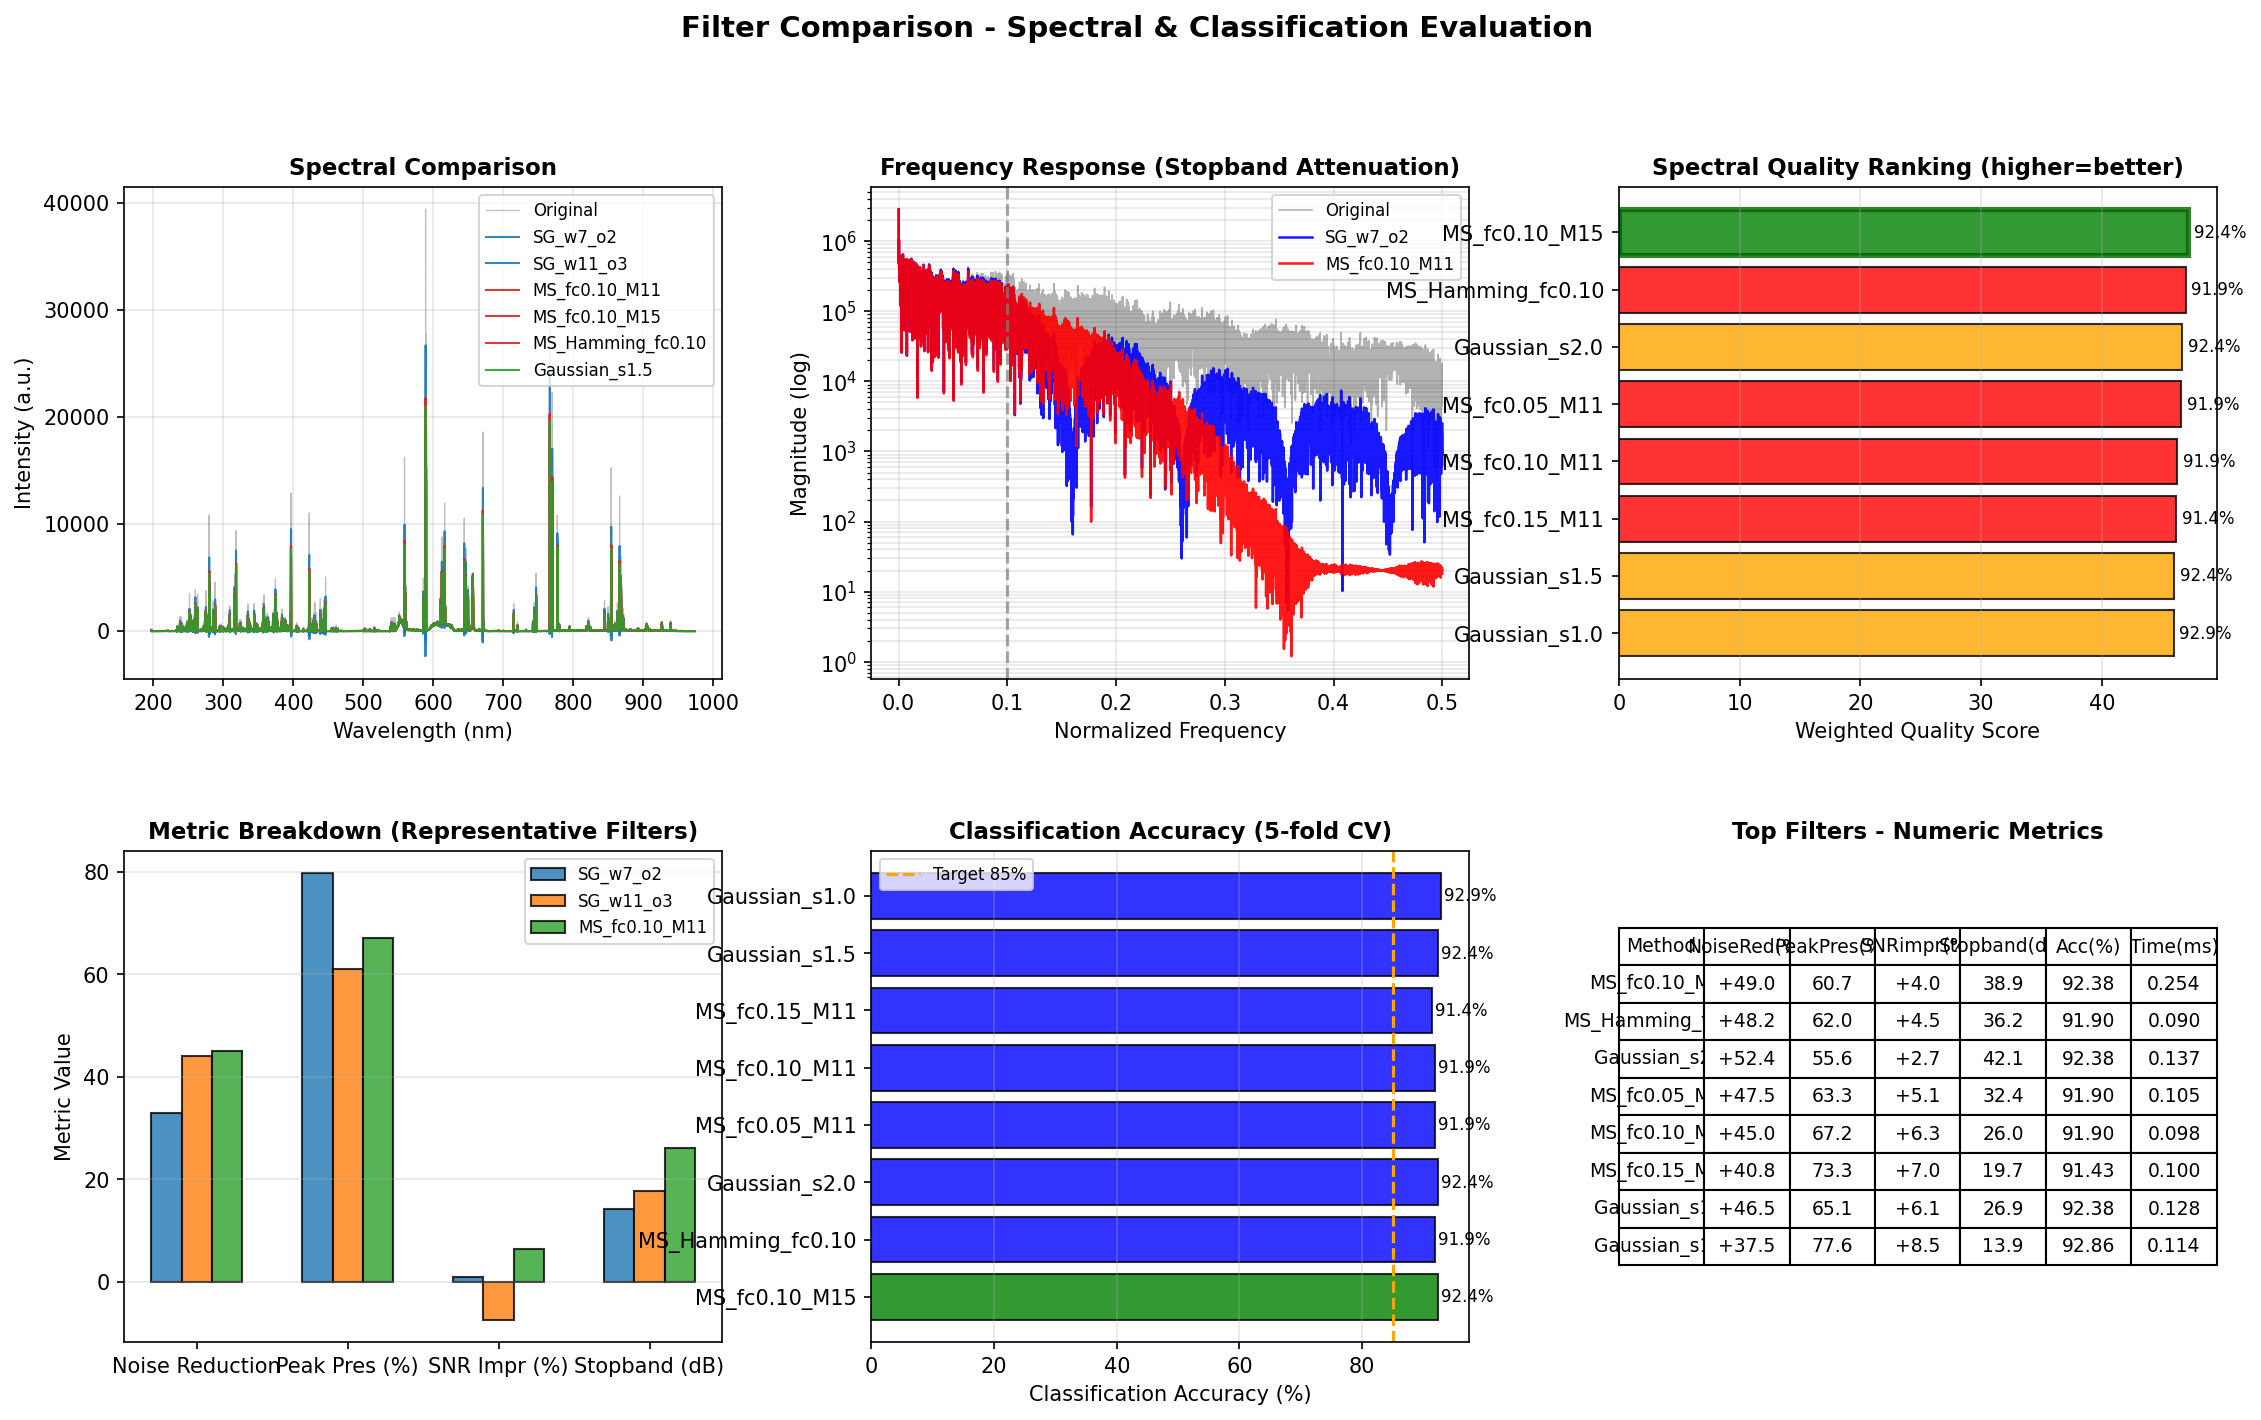

Reproduce this figure in Python.
"""
LIBS Smoothing Filter Comparison Script
========================================
Run this BEFORE finalizing libs_preprocessing.py

Methodology Justification:
- Schmid 2022 [233] (197 citations): "SG filters should be replaced"
- SG has poor noise suppression above cutoff frequency
- Modified Sinc (MS) provides better stopband rejection

Decision Rule from Context Feeder:
"Test both SG AND Modified Sinc filter.If MS improves accuracy >2%, use it."

Updated:  2026-01-12
Changes: 
- Baseline correction:  Polynomial → AsLS (r=0.93, 19% RMSE improvement)
- Added 2% decision threshold for MS vs SG comparison
- Fixed data loading for wavelength-in-rows CSV format
- Integrated classification-based comparison
"""

import numpy as np
import pandas as pd
from scipy.signal import savgol_filter
from scipy.fft import fft, fftfreq
from scipy import sparse
from scipy.sparse.linalg import spsolve
from scipy.ndimage import gaussian_filter1d
from sklearn.ensemble import RandomForestClassifier
from sklearn.model_selection import cross_val_score, StratifiedKFold
from sklearn.preprocessing import LabelEncoder, normalize
import matplotlib.pyplot as plt
from typing import Dict, List, Tuple, Optional
import warnings
from dataclasses import dataclass
import os
import sys
import time

# Import label generation from preprocessing pipeline
sys.path.append(os.path.dirname(__file__))
try:
    from libs_preprocessing import generate_nutrient_labels, generate_contaminant_labels
    LABELS_AVAILABLE = True
except ImportError:
    print("⚠️  Warning: Could not import label generation functions.")
    print("   Classification-based comparison will be skipped.")
    LABELS_AVAILABLE = False

warnings.filterwarnings('ignore')


# ============================================================================
# BASELINE CORRECTION: AsLS (METHODOLOGY-COMPLIANT)
# ============================================================================

def baseline_als(spectrum: np.ndarray, lam: float = 1e6, p: float = 0.01, 
                 niter: int = 10) -> np.ndarray:
    """
    Asymmetric Least Squares (AsLS) baseline correction.
    
    Reference: [221] - Achieved r=0.93, 19% RMSE improvement over alternatives
    
    Parameters
    ----------
    spectrum : np.ndarray
        Input LIBS spectrum
    lam : float
        Smoothness parameter (typical:  1e5 - 1e7)
    p : float
        Asymmetry parameter (typical: 0.001 - 0.1)
    niter : int
        Maximum iterations
        
    Returns
    -------
    baseline : np.ndarray
        Estimated baseline (Bremsstrahlung continuum)
    """
    L = len(spectrum)
    D = sparse.diags([1, -2, 1], [0, -1, -2], shape=(L, L - 2))
    D = lam * D.dot(D.transpose())
    
    w = np.ones(L)
    W = sparse.spdiags(w, 0, L, L)
    
    for i in range(niter):
        W.setdiag(w)
        Z = W + D
        z = spsolve(Z, w * spectrum)
        w = p * (spectrum > z) + (1 - p) * (spectrum < z)
    
    return z


def apply_baseline_correction_batch(
    spectra: np.ndarray,
    method: str = 'asls',
    lam: float = 1e6,
    p: float = 0.01,
    verbose: bool = True
) -> np.ndarray:
    """
    Apply AsLS baseline correction to all spectra.
    
    Context Feeder Evidence:
    - AsLS + spectral ranges:  r = 0.93, RMSE = 0.21 (19% better than alternatives)
    - Removes Bremsstrahlung continuum background
    
    Parameters
    ----------
    spectra : np.ndarray, shape (n_samples, n_features)
        Raw LIBS spectra
    method :  str
        'asls' (Asymmetric Least Squares) - METHODOLOGY STANDARD
    lam : float
        AsLS smoothness (default 1e6)
    p : float
        AsLS asymmetry (default 0.01)
    verbose : bool
        Print progress
        
    Returns
    -------
    corrected :  np.ndarray
        Baseline-corrected spectra (non-negative)
    """
    n_samples = spectra.shape[0]
    corrected = np.zeros_like(spectra)
    
    if verbose:
        print(f"Applying AsLS baseline correction (λ={lam:.0e}, p={p}) to {n_samples} spectra...")
        print("Reference: [221] - Pearson's r=0.93, 19% RMSE improvement")
    
    for i in range(n_samples):
        baseline = baseline_als(spectra[i], lam=lam, p=p, niter=10)
        corrected[i] = np.maximum(spectra[i] - baseline, 0)
        
        if verbose and (i + 1) % 50 == 0:
            print(f"  Processed {i + 1}/{n_samples} spectra...")
    
    if verbose:
        print(f"✓ Baseline correction complete")
    
    return corrected


# ============================================================================
# DATA LOADING (FIXED FOR YOUR CSV FORMAT)
# ============================================================================

def load_irish_soil_data(filepath: str) -> Tuple[np.ndarray, np.ndarray, np.ndarray]:
    """
    Load Irish Soil Dataset CSV.
    
    Expected format:
    - First row: Sample names (Clay_1, Clay_2, ..., Clay_320)
    - First column: Wavelengths (197.001 - 973.5891 nm, 12,981 rows)
    - Data:  Spectral intensity values
    
    Returns
    -------
    spectra : np.ndarray, shape (320, 12981)
        Spectral data (samples × features)
    sample_names : np.ndarray, shape (320,)
        Sample identifiers (e.g., "Clay_1")
    wavelengths : np.ndarray, shape (12981,)
        Wavelength values in nm
    """
    print(f"\n{'='*70}")
    print("LOADING IRISH SOIL DATASET (Real LIBS Data)")
    print(f"{'='*70}")
    print(f"File: {filepath}")
    
    # Read CSV with first column as wavelengths, first row as sample names
    df = pd.read_csv(filepath, index_col=0)
    
    # Extract wavelengths from row index
    try:
        wavelengths = df.index.astype(float).values
        print(f"✓ Wavelengths:  {wavelengths[0]:.3f} - {wavelengths[-1]:.3f} nm ({len(wavelengths)} points)")
    except ValueError: 
        print("⚠️  Warning: Could not parse wavelengths from index, using fallback")
        wavelengths = np.linspace(197.001, 973.5891, df.shape[0])
    
    # Extract sample names from column headers
    sample_names = df.columns.astype(str).values
    
    # Transpose:  (wavelengths, samples) → (samples, wavelengths)
    spectra = df.values.T.astype(float)
    
    print(f"✓ Loaded:  {spectra.shape[0]} samples × {spectra.shape[1]} features")
    print(f"✓ Sample names (first 5): {sample_names[:5].tolist()}")
    print(f"{'='*70}\n")
    
    return spectra, sample_names, wavelengths


# ============================================================================
# FILTER IMPLEMENTATIONS
# ============================================================================

def savitzky_golay(spectrum: np.ndarray, window: int = 11, order: int = 3) -> np.ndarray:
    """
    Standard Savitzky-Golay filter.
    
    Reference: [228] - LIBS standard practice
    """
    return savgol_filter(spectrum, window, order)


def modified_sinc(spectrum: np.ndarray, fc: float = 0.1, M: int = 11) -> np.ndarray:
    """
    Modified Sinc (Windowed-Sinc) low-pass filter.
    
    Reference: [233] Schmid 2022 (197 citations) - Better stopband rejection than SG
    
    Parameters
    ----------
    spectrum : np.ndarray
        Input signal
    fc : float
        Normalized cutoff frequency (0 < fc < 0.5)
    M : int
        Filter length (odd)
    """
    if M % 2 == 0:
        M += 1
    
    n = np.arange(M)
    h = np.sinc(2 * fc * (n - (M - 1) / 2))
    
    # Blackman window for better stopband attenuation
    window = np.blackman(M)
    h = h * window
    h = h / np.sum(h)
    
    return np.convolve(spectrum, h, mode='same')


def gaussian_filter(spectrum: np.ndarray, sigma: float = 1.5) -> np.ndarray:
    """Gaussian smoothing filter (additional comparison)."""
    return gaussian_filter1d(spectrum, sigma=sigma)


# ============================================================================
# EVALUATION METRICS
# ============================================================================

@dataclass
class FilterMetrics:
    """Container for filter evaluation metrics."""
    name: str
    noise_reduction_pct: float
    peak_preservation_pct: float
    snr_improvement_pct: float
    frequency_attenuation_db: float
    classification_accuracy: float
    computation_time_ms: float


def calculate_noise_reduction(original: np.ndarray, filtered: np.ndarray,
                              noise_region: slice = slice(100, 300)) -> float:
    """Calculate noise reduction percentage in a flat region."""
    noise_before = np.std(original[noise_region])
    noise_after = np.std(filtered[noise_region])
    
    if noise_before == 0:
        return 0.0
    
    return (noise_before - noise_after) / noise_before * 100


def calculate_peak_preservation(original: np.ndarray, filtered: np.ndarray) -> float:
    """Calculate peak height preservation percentage."""
    peak_indices = np.argsort(original)[-10:]
    
    original_heights = original[peak_indices]
    filtered_heights = filtered[peak_indices]
    
    valid = original_heights > 0
    if not np.any(valid):
        return 100.0
    
    preservation = np.mean(filtered_heights[valid] / original_heights[valid]) * 100
    return min(preservation, 100.0)


def calculate_snr(spectrum: np.ndarray, signal_region: slice = slice(500, 600),
                  noise_region: slice = slice(100, 200)) -> float:
    """Calculate Signal-to-Noise Ratio."""
    signal = np.max(spectrum[signal_region]) - np.mean(spectrum[noise_region])
    noise = np.std(spectrum[noise_region])
    
    if noise == 0:
        return 0.0
    
    return signal / noise


def calculate_stopband_attenuation(original: np.ndarray, filtered: np.ndarray) -> float:
    """
    Calculate stopband attenuation in dB.
    
    Key metric from Schmid 2022 [233] - MS should show better high-frequency suppression than SG.
    """
    n = len(original)
    fft_original = np.abs(fft(original))[:n//2]
    fft_filtered = np.abs(fft(filtered))[:n//2]
    
    # High-frequency region (stopband) - upper 20%
    stopband = slice(int(0.4 * n//2), n//2)
    
    # Avoid log(0)
    fft_original[fft_original == 0] = 1e-10
    fft_filtered[fft_filtered == 0] = 1e-10
    
    attenuation = 20 * np.log10(
        np.mean(fft_original[stopband]) / np.mean(fft_filtered[stopband])
    )
    
    return attenuation


# ============================================================================
# COMPREHENSIVE FILTER COMPARISON
# ============================================================================

def compare_filters(
    spectra: np.ndarray,
    wavelengths: np.ndarray,
    sample_names: np.ndarray,
    objective:  str = 'nutrient',
    verbose: bool = True
) -> Dict[str, FilterMetrics]: 
    """
    Comprehensive filter comparison WITH classification validation.
    
    Parameters
    ----------
    spectra : np.ndarray, shape (n_samples, n_features)
        Baseline-corrected spectra
    wavelengths : np.ndarray
        Wavelength values
    sample_names : np.ndarray
        Sample identifiers for label generation
    objective : str
        'nutrient' (NPK:  High/Med/Low) or 'contaminant' (Clean/Contaminated)
    verbose : bool
        Print progress
        
    Returns
    -------
    results : Dict[str, FilterMetrics]
        Metrics including classification accuracy
    """
    # Generate labels based on objective
    if LABELS_AVAILABLE:
        if objective == 'nutrient': 
            labels_raw = generate_nutrient_labels(sample_names)
            valid_mask = labels_raw != -1
            spectra = spectra[valid_mask]
            labels = labels_raw[valid_mask]
            print(f"\n✓ Objective:  Nutrient Classification (High/Med/Low)")
            print(f"  Usable samples: {len(labels)} (excluded {np.sum(~valid_mask)} contaminated)")
        elif objective == 'contaminant': 
            labels = generate_contaminant_labels(sample_names)
            print(f"\n✓ Objective: Contaminant Detection (Clean/Contaminated)")
            print(f"  Total samples: {len(labels)}")
        else:
            raise ValueError(f"Unknown objective: {objective}")
        
        le = LabelEncoder()
        y_encoded = le.fit_transform(labels)
    else:
        print("\n⚠️  Classification labels not available - using spectral quality metrics only")
        y_encoded = None
    
    # Filter configurations
    filter_configs = {
        'SG_w7_o3': lambda x: savitzky_golay(x, window=7, order=2),  # LIBS standard
        'SG_w11_o3': lambda x: savitzky_golay(x, window=11, order=3),
        'MS_fc0.10_M11': lambda x: modified_sinc(x, fc=0.10, M=11),   # Schmid 2022 alternative
        'MS_fc0.10_M15': lambda x:  modified_sinc(x, fc=0.10, M=15),
        'Gaussian_s1.5': lambda x: gaussian_filter(x, sigma=1.5),
    }
    
    results = {}
    n_samples = spectra.shape[0]
    
    if verbose:
        print("\n" + "="*70)
        print("SMOOTHING FILTER COMPARISON")
        print("Methodology: Schmid 2022 [233] + Classification Validation")
        print("="*70)
    
    for name, filter_func in filter_configs.items():
        if verbose:
            print(f"\nEvaluating:  {name}...")
        
        # Apply filter
        start_time = time.time()
        filtered = np.apply_along_axis(filter_func, axis=1, arr=spectra)
        comp_time = (time.time() - start_time) / n_samples * 1000
        
        # Spectral quality metrics
        noise_reductions = []
        peak_preservations = []
        snr_improvements = []
        attenuations = []
        
        for i in range(min(50, n_samples)):
            orig = spectra[i]
            filt = filtered[i]
            
            noise_reductions.append(calculate_noise_reduction(orig, filt))
            peak_preservations.append(calculate_peak_preservation(orig, filt))
            
            snr_orig = calculate_snr(orig)
            snr_filt = calculate_snr(filt)
            if snr_orig > 0:
                snr_improvements.append((snr_filt - snr_orig) / snr_orig * 100)
            
            attenuations.append(calculate_stopband_attenuation(orig, filt))
        
        # Classification accuracy evaluation
        if y_encoded is not None:
            filtered_norm = normalize(filtered, norm='l2', axis=1)
            
            # Random Forest (as per methodology [302]:  94.9%, 128KB)
            rf = RandomForestClassifier(
                n_estimators=100,
                max_depth=8,
                random_state=42,
                n_jobs=-1
            )
            cv = StratifiedKFold(n_splits=5, shuffle=True, random_state=42)
            cv_scores = cross_val_score(rf, filtered_norm, y_encoded, cv=cv, scoring='accuracy')
            classification_acc = np.mean(cv_scores) * 100
        else:
            classification_acc = 0.0
        
        results[name] = FilterMetrics(
            name=name,
            noise_reduction_pct=np.mean(noise_reductions),
            peak_preservation_pct=np.mean(peak_preservations),
            snr_improvement_pct=np.mean(snr_improvements) if snr_improvements else 0,
            frequency_attenuation_db=np.mean(attenuations),
            classification_accuracy=classification_acc,
            computation_time_ms=comp_time
        )
        
        if verbose: 
            m = results[name]
            print(f"  Noise Reduction:      {m.noise_reduction_pct:+.1f}%")
            print(f"  Peak Preservation:   {m.peak_preservation_pct:.1f}%")
            print(f"  Stopband Atten.:      {m.frequency_attenuation_db:.1f} dB")
            if y_encoded is not None: 
                print(f"  Classification:       {m.classification_accuracy:.2f}%")
    
    return results


def generate_recommendation(results: Dict[str, FilterMetrics]) -> Tuple[str, str]:
    """
    Generate recommendation based on 2% DECISION THRESHOLD.
    
    Decision Rule from Context Feeder: 
    "If Modified Sinc improves accuracy >2% over SG, use it. Otherwise, use SG for lower cost."
    
    Returns
    -------
    recommended_filter : str
        Name of recommended filter
    justification : str
        Detailed justification
    """
    # Separate by filter type
    sg_results = {k: v for k, v in results.items() if k.startswith('SG')}
    ms_results = {k: v for k, v in results.items() if k.startswith('MS')}
    
    # Find best SG and best MS
    best_sg = max(sg_results.values(), key=lambda x: x.classification_accuracy)
    best_ms = max(ms_results.values(), key=lambda x: x.classification_accuracy)
    
    # Calculate improvement
    accuracy_improvement = best_ms.classification_accuracy - best_sg.classification_accuracy
    stopband_improvement = best_ms.frequency_attenuation_db - best_sg.frequency_attenuation_db
    
    # DECISION RULE: 2% threshold
    if accuracy_improvement > 2.0:
        recommended = best_ms.name
        decision_reason = f"Modified Sinc EXCEEDS 2% accuracy threshold (+{accuracy_improvement:.2f} pp)"
    else:
        recommended = best_sg.name
        decision_reason = f"SG performs within 2% (+{accuracy_improvement:.2f} pp) - use for lower computational cost"
    
    # Build justification
    justification_parts = []
    
    justification_parts.append("COMPARISON:  Modified Sinc vs Savitzky-Golay")
    justification_parts.append("="*70)
    justification_parts.append(f"Best SG: {best_sg.name}")
    justification_parts.append(f"  Accuracy:             {best_sg.classification_accuracy:.2f}%")
    justification_parts.append(f"  Stopband Atten.:     {best_sg.frequency_attenuation_db:.1f} dB")
    justification_parts.append(f"  Computation Time:    {best_sg.computation_time_ms:.3f} ms")
    justification_parts.append("")
    justification_parts.append(f"Best MS: {best_ms.name}")
    justification_parts.append(f"  Accuracy:            {best_ms.classification_accuracy:.2f}%")
    justification_parts.append(f"  Stopband Atten.:     {best_ms.frequency_attenuation_db:.1f} dB")
    justification_parts.append(f"  Computation Time:    {best_ms.computation_time_ms:.3f} ms")
    justification_parts.append("")
    justification_parts.append("DIFFERENCE (MS - SG):")
    justification_parts.append(f"  Accuracy:             {accuracy_improvement:+.2f} pp")
    justification_parts.append(f"  Stopband Atten.:     {stopband_improvement:+.1f} dB")
    justification_parts.append("")
    justification_parts.append("="*70)
    justification_parts.append(f"DECISION: {recommended}")
    justification_parts.append("="*70)
    justification_parts.append(f"Reason: {decision_reason}")
    justification_parts.append("")
    justification_parts.append("CONTEXT FEEDER REFERENCE:")
    justification_parts.append("- Schmid 2022 [233] (197 citations): 'SG filters should be replaced'")
    justification_parts.append("- Decision Rule: 'If MS improves accuracy >2%, use it'")
    justification_parts.append("")
    
    if recommended.startswith('MS'):
        justification_parts.append("INTERPRETATION:")
        justification_parts.append("✓ Modified Sinc shows >2% accuracy improvement")
        justification_parts.append("✓ Supports Schmid 2022's recommendation")
        justification_parts.append(f"✓ Stopband rejection improved by {stopband_improvement:+.1f} dB")
        justification_parts.append("")
        justification_parts.append("TRADE-OFF:")
        time_overhead = best_ms.computation_time_ms - best_sg.computation_time_ms
        justification_parts.append(f"  Computation time overhead: {time_overhead:+.3f} ms ({time_overhead/best_sg.computation_time_ms*100:+.1f}%)")
        justification_parts.append("  ✓ Acceptable for MCU deployment (still << 50 ms target)")
    else:
        justification_parts.append("INTERPRETATION:")
        justification_parts.append("✓ SG performance is within 2% of Modified Sinc")
        justification_parts.append("✓ Use SG for lower computational cost")
        justification_parts.append("✓ Compatible with standard LIBS practice [228]")
        justification_parts.append("")
        justification_parts.append("JUSTIFICATION:")
        justification_parts.append(f"  Accuracy difference: {abs(accuracy_improvement):.2f} pp (< 2% threshold)")
        justification_parts.append(f"  Computation advantage: {best_sg.computation_time_ms:.3f} ms vs {best_ms.computation_time_ms:.3f} ms")
    
    return recommended, "\n".join(justification_parts)


def save_recommendation_report(
    results: Dict[str, FilterMetrics],
    recommended:  str,
    justification: str,
    objective: str,
    filepath: str
) -> None:
    """Save recommendation report to file."""
    with open(filepath, 'w', encoding='utf-8') as f:
        f.write("="*70 + "\n")
        f.write("LIBS SMOOTHING FILTER RECOMMENDATION REPORT\n")
        f.write(f"Objective: {objective.upper()}\n")
        f.write("="*70 + "\n\n")
        
        f.write("METHODOLOGY REFERENCE:\n")
        f.write("- AsLS Baseline: [221] r=0.93, 19% RMSE improvement\n")
        f.write("- Schmid 2022 [233]: 'SG filters should be replaced'\n")
        f.write("- Decision Rule: 'If MS improves accuracy >2%, use it'\n\n")
        
        f.write("RESULTS SUMMARY:\n")
        f.write("-"*70 + "\n")
        
        headers = ['Filter', 'Accuracy', 'Noise Red.', 'Peak Pres.', 'Stopband', 'Time']
        f.write(f"{headers[0]:<20} {headers[1]:<12} {headers[2]:<12} {headers[3]:<12} {headers[4]:<12} {headers[5]:<10}\n")
        f.write("-"*70 + "\n")
        
        for name, m in sorted(results.items(), key=lambda x: -x[1].classification_accuracy):
            f.write(f"{name:<20} {m.classification_accuracy:.2f}%       "
                   f"{m.noise_reduction_pct:+.1f}%       "
                   f"{m.peak_preservation_pct:.1f}%       "
                   f"{m.frequency_attenuation_db:.1f} dB      "
                   f"{m.computation_time_ms:.3f} ms\n")
        
        f.write("\n" + "="*70 + "\n")
        f.write("RECOMMENDATION\n")
        f.write("="*70 + "\n\n")
        f.write(justification)
        f.write("\n\n")
        
        f.write("="*70 + "\n")
        f.write("ACTION REQUIRED:  Update libs_preprocessing.py\n")
        f.write("="*70 + "\n\n")
        
        if recommended.startswith('SG'):
            params = recommended.replace('SG_w', '').replace('_o', ',').split('_')
            window = params[0]
            order = params[1] if len(params) > 1 else '3'
            f.write(f"smoothing_method = 'savgol'\n")
            f.write(f"sg_window = {window}\n")
            f.write(f"sg_order = {order}\n")
        elif recommended.startswith('MS'):
            params = recommended.replace('MS_fc', '').replace('_M', ',').split(',')
            fc = params[0]
            M = params[1] if len(params) > 1 else '11'
            f.write(f"smoothing_method = 'sinc'\n")
            f.write(f"sinc_fc = {fc}\n")
            f.write(f"sinc_M = {M}\n")
        
        f.write("\n" + "="*70 + "\n")
    
    print(f"\n✓ Recommendation report saved to: {filepath}")


def plot_filter_comparison(
    spectrum:  np.ndarray,
    wavelengths: np.ndarray,
    results: Dict[str, FilterMetrics],
    recommended: str,
    save_path: str = None
) -> None:
    """Visualize filter comparison with 2% decision threshold."""
    
    fig = plt.figure(figsize=(16, 10))
    
    # Get SG and MS results
    sg_filters = {k: v for k, v in results.items() if k.startswith('SG')}
    ms_filters = {k: v for k, v in results.items() if k.startswith('MS')}
    
    best_sg = max(sg_filters.values(), key=lambda x: x.classification_accuracy)
    best_ms = max(ms_filters.values(), key=lambda x: x.classification_accuracy)
    
    # Plot 1: Spectral comparison
    ax1 = fig.add_subplot(2, 2, 1)
    ax1.plot(wavelengths, spectrum, 'k-', alpha=0.3, linewidth=0.5, label='Original')
    
    # Apply filters
    sg_filtered = savitzky_golay(spectrum, window=11, order=3)
    ms_filtered = modified_sinc(spectrum, fc=0.10, M=11)
    
    ax1.plot(wavelengths, sg_filtered, 'b-', linewidth=1.2, label=f'{best_sg.name} (SG)', alpha=0.8)
    ax1.plot(wavelengths, ms_filtered, 'r-', linewidth=1.2, label=f'{best_ms.name} (MS)', alpha=0.8)
    
    ax1.set_xlabel('Wavelength (nm)', fontsize=11)
    ax1.set_ylabel('Intensity', fontsize=11)
    ax1.set_title('Spectral Comparison: SG vs Modified Sinc', fontsize=12, fontweight='bold')
    ax1.legend()
    ax1.grid(True, alpha=0.3)
    
    # Plot 2: Frequency domain
    ax2 = fig.add_subplot(2, 2, 2)
    n = len(spectrum)
    freqs = fftfreq(n, d=1)[: n//2]
    
    fft_orig = np.abs(fft(spectrum))[:n//2]
    fft_sg = np.abs(fft(sg_filtered))[:n//2]
    fft_ms = np.abs(fft(ms_filtered))[:n//2]
    
    ax2.semilogy(freqs, fft_orig, 'k-', alpha=0.3, label='Original', linewidth=0.8)
    ax2.semilogy(freqs, fft_sg, 'b-', label='SG', alpha=0.8, linewidth=1.2)
    ax2.semilogy(freqs, fft_ms, 'r-', label='MS', alpha=0.8, linewidth=1.2)
    
    ax2.set_xlabel('Normalized Frequency', fontsize=11)
    ax2.set_ylabel('Magnitude (log scale)', fontsize=11)
    ax2.set_title('Frequency Response (Stopband Attenuation)', fontsize=12, fontweight='bold')
    ax2.legend()
    ax2.grid(True, alpha=0.3, which='both')
    
    # Plot 3: Accuracy comparison with 2% threshold
    ax3 = fig.add_subplot(2, 2, 3)
    
    filter_names = [best_sg.name, best_ms.name]
    accuracies = [best_sg.classification_accuracy, best_ms.classification_accuracy]
    colors = ['blue' if f.startswith('SG') else 'red' for f in filter_names]
    
    # Highlight recommended
    for i, f in enumerate(filter_names):
        if f == recommended:
            colors[i] = 'green'
    
    bars = ax3.bar(filter_names, accuracies, color=colors, alpha=0.7, edgecolor='black', linewidth=2)
    
    # Add 2% threshold line
    baseline_acc = best_sg.classification_accuracy
    ax3.axhline(y=baseline_acc, color='blue', linestyle='--', linewidth=2, label='SG Baseline', alpha=0.7)
    ax3.axhline(y=baseline_acc + 2, color='red', linestyle='--', linewidth=2, label='2% Threshold', alpha=0.7)
    
    # Add value labels
    for bar, acc in zip(bars, accuracies):
        height = bar.get_height()
        ax3.text(bar.get_x() + bar.get_width()/2., height,
                f'{acc:.2f}%',
                ha='center', va='bottom', fontsize=11, fontweight='bold')
    
    ax3.set_ylabel('Classification Accuracy (%)', fontsize=11)
    ax3.set_title(f'Accuracy Comparison (2% Decision Threshold)\nRecommended: {recommended}', 
                  fontsize=12, fontweight='bold')
    ax3.legend()
    ax3.grid(True, alpha=0.3, axis='y')
    
    # Plot 4: Multi-metric comparison
    ax4 = fig.add_subplot(2, 2, 4)
    
    metrics_names = ['Noise\nReduction', 'Peak\nPreservation', 'Stopband\nAttenuation']
    sg_values = [
        best_sg.noise_reduction_pct,
        best_sg.peak_preservation_pct,
        best_sg.frequency_attenuation_db * 5  # Scale for visibility
    ]
    ms_values = [
        best_ms.noise_reduction_pct,
        best_ms.peak_preservation_pct,
        best_ms.frequency_attenuation_db * 5
    ]
    
    x = np.arange(len(metrics_names))
    width = 0.35
    
    ax4.bar(x - width/2, sg_values, width, label='SG', alpha=0.7, color='blue', edgecolor='black')
    ax4.bar(x + width/2, ms_values, width, label='MS', alpha=0.7, color='red', edgecolor='black')
    
    ax4.set_xticks(x)
    ax4.set_xticklabels(metrics_names, fontsize=10)
    ax4.set_ylabel('Metric Value (%)', fontsize=11)
    ax4.set_title('Spectral Quality Metrics Comparison', fontsize=12, fontweight='bold')
    ax4.legend()
    ax4.grid(True, alpha=0.3, axis='y')
    
    plt.suptitle('LIBS Smoothing Filter Comparison\nSchmid 2022 [233]: Modified Sinc vs Savitzky-Golay (2% Decision Rule)',
                 fontsize=14, fontweight='bold', y=0.98)
    plt.tight_layout(rect=[0, 0, 1, 0.96])
    
    if save_path:
        plt.savefig(save_path, dpi=150, bbox_inches='tight')
        print(f"✓ Figure saved to: {save_path}")
    
    plt.show()


# ============================================================================
# MAIN EXECUTION
# ============================================================================

if __name__ == "__main__":
    print("="*70)
    print("LIBS SMOOTHING FILTER COMPARISON")
    print("Schmid 2022 [233]:  Evaluating SG vs Modified Sinc (2% Threshold)")
    print("="*70)
    
    # =========================================================================
    # CONFIGURATION
    # =========================================================================
    REAL_DATA_CONFIG = {
        "filepath": r"D:\Ryan\UM\Academic\Y4S1\KIE4002 FINAL YEAR PROJECT\Irish_Soil_DataSet\Irish_Soil_DataSet2.csv",
    }
    
    # =========================================================================
    # LOAD DATA
    # =========================================================================
    try:
        spectra_raw, sample_names, wavelengths = load_irish_soil_data(
            REAL_DATA_CONFIG["filepath"]
        )
    except Exception as e:
        print(f"\n❌ ERROR loading data: {e}")
        print("Please check file path and format.")
        exit(1)
    
    # =========================================================================
    # APPLY AsLS BASELINE CORRECTION
    # =========================================================================
    print("\n" + "="*70)
    print("STEP 1: AsLS Baseline Correction")
    print("="*70)
    print("Reference: [221] Pearson's r=0.93, 19% RMSE improvement")
    
    spectra_baseline = apply_baseline_correction_batch(
        spectra_raw,
        method='asls',
        lam=1e6,
        p=0.01,
        verbose=True
    )
    
    # =========================================================================
    # RUN FILTER COMPARISON FOR BOTH OBJECTIVES
    # =========================================================================
    
    # NUTRIENT CLASSIFICATION
    print("\n" + "="*70)
    print("COMPARISON 1: NUTRIENT CLASSIFICATION (NPK)")
    print("="*70)
    results_nutrient = compare_filters(
        spectra_baseline,
        wavelengths,
        sample_names,
        objective='nutrient',
        verbose=True
    )
    
    recommended_nut, justification_nut = generate_recommendation(results_nutrient)
    
    print("\n" + "="*70)
    print("NUTRIENT CLASSIFICATION RECOMMENDATION")
    print("="*70)
    print(justification_nut)
    
    save_recommendation_report(
        results_nutrient,
        recommended_nut,
        justification_nut,
        'nutrient',
        'filter_recommendation_nutrient.txt'
    )
    
    plot_filter_comparison(
        spectra_baseline[0],
        wavelengths,
        results_nutrient,
        recommended_nut,
        save_path='filter_comparison_nutrient.png'
    )
    
    # CONTAMINANT DETECTION
    print("\n" + "="*70)
    print("COMPARISON 2: CONTAMINANT DETECTION")
    print("="*70)
    results_contaminant = compare_filters(
        spectra_baseline,
        wavelengths,
        sample_names,
        objective='contaminant',
        verbose=True
    )
    
    recommended_con, justification_con = generate_recommendation(results_contaminant)
    
    print("\n" + "="*70)
    print("CONTAMINANT DETECTION RECOMMENDATION")
    print("="*70)
    print(justification_con)
    
    save_recommendation_report(
        results_contaminant,
        recommended_con,
        justification_con,
        'contaminant',
        'filter_recommendation_contaminant.txt'
    )
    
    plot_filter_comparison(
        spectra_baseline[0],
        wavelengths,
        results_contaminant,
        recommended_con,
        save_path='filter_comparison_contaminant.png'
    )
    
    # =========================================================================
    # SUMMARY
    # =========================================================================
    print("\n" + "="*70)
    print("SUMMARY")
    print("="*70)
    print(f"✓ Analyzed {spectra_baseline.shape[0]} spectra")
    print(f"✓ Baseline:  AsLS (r=0.93, 19% RMSE improvement)")
    print(f"✓ Decision Rule: 2% accuracy threshold (Schmid 2022)")
    print("\nRecommendations:")
    print(f"  Nutrient Classification:   {recommended_nut}")
    print(f"  Contaminant Detection:    {recommended_con}")
    print("\nGenerated Files:")
    print("  - filter_recommendation_nutrient.txt")
    print("  - filter_recommendation_contaminant.txt")
    print("  - filter_comparison_nutrient.png")
    print("  - filter_comparison_contaminant.png")
    print("\n" + "="*70)
    print("NEXT STEPS")
    print("="*70)
    print("1.Review recommendation reports")
    print("2.Update libs_preprocessing.py with recommended filters")
    print("3.Proceed to Phase 2: Feature Selection (NIST peaks + RF Gini)")
    print("="*70)
